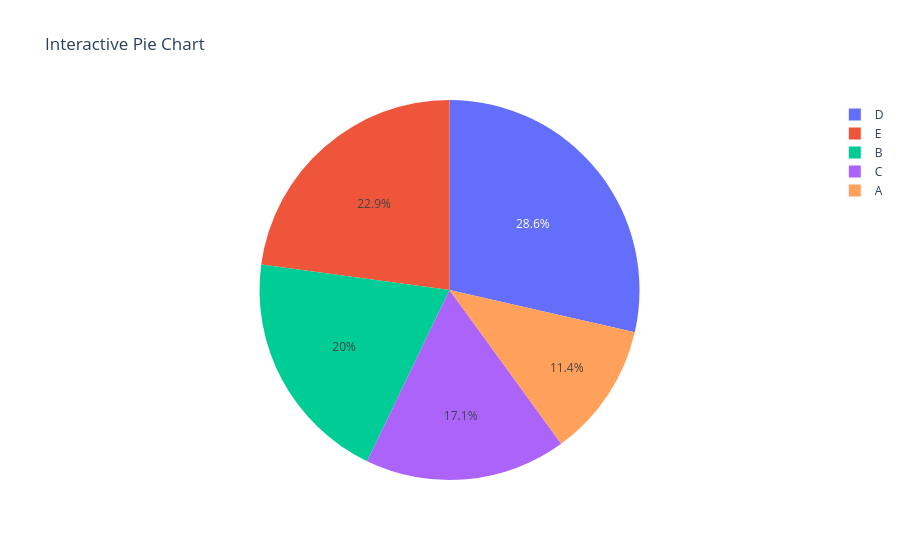

Source (notebook cell):
### Code cell
# Interactive Pie Charts
import plotly.express as px
categories = ['A','B','C','D','E']
values = [20,35,30,50,40]
df=pd.DataFrame({'Category':categories,'Value':values})
fig = px.pie(df,names='Category', values='Value',title='Interactive Pie Chart')
fig.show()

### Figure 1 — Plotly figure (JSON) as saved in the notebook; plotly's stock layout.template omitted (floating-point values rounded to 4 significant figures)
{"data": [{"domain": {"x": [0, 1], "y": [0, 1]}, "hovertemplate": "Category=%{label}<br>Value=%{value}<extra></extra>", "labels": ["A", "B", "C", "D", "E"], "legendgroup": "", "name": "", "showlegend": true, "type": "pie", "values": [20, 35, 30, 50, 40]}], "layout": {"legend": {"tracegroupgap": 0}, "title": {"text": "Interactive Pie Chart"}}}
